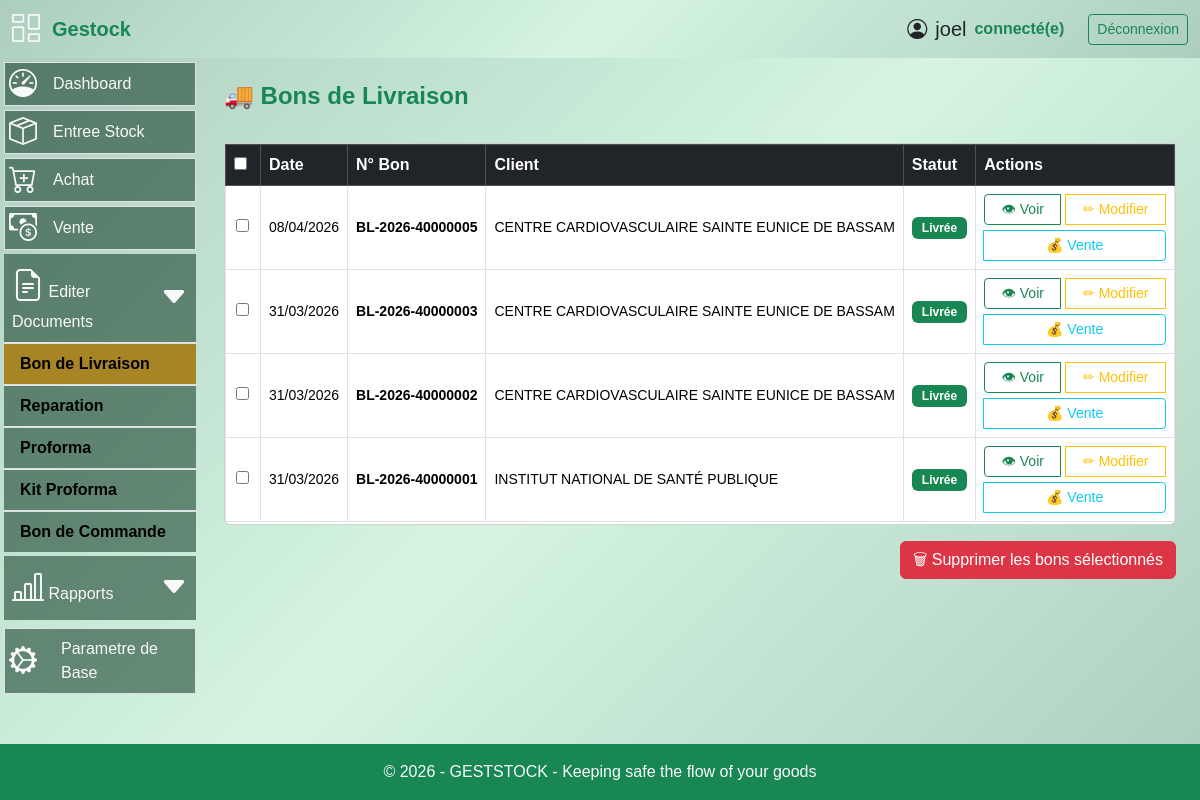
The app's page /bon-livraison (signed in), older data.
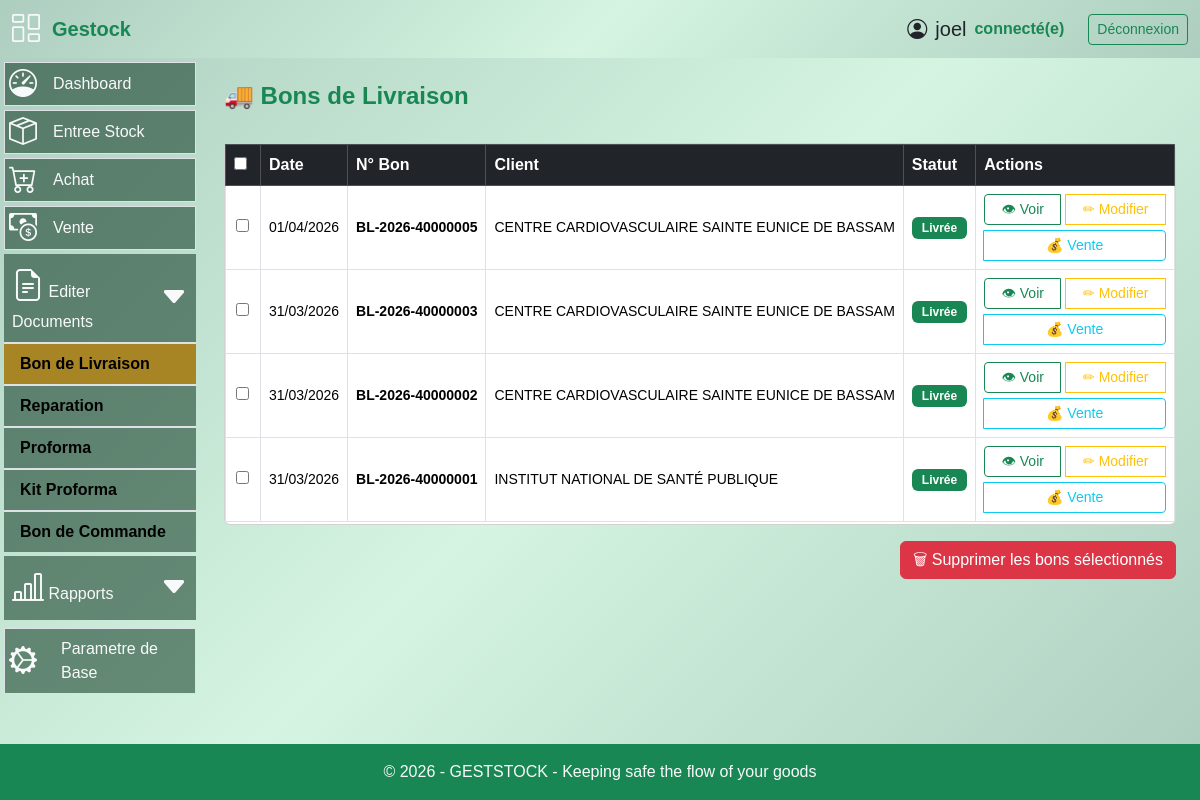
The same page, newer data.
### models.py (models this page shows, shortened)
class BonLivraison(db.Model):
    __tablename__ = "bon_livraison"
    id = db.Column(db.Integer, primary_key=True)
    numero = db.Column(db.String(30), unique=True, nullable=False)
    date_creation = db.Column(db.DateTime, default=datetime.utcnow)
    nota_bene = db.Column(db.Text)
    status = db.Column(
        Enum(
            "brouillon",
            "confirmee",
            "partielle",
            "livree",
            name="status_livraison"
        ),
        default="brouillon",
        nullable=False
    )
    client_id = db.Column(
        db.Integer,
        db.ForeignKey("client.id"),
        nullable=False
    )
    client = db.relationship(
        "Client",
        back_populates="bons_livraison"
    )
    commande_id = db.Column(
        db.Integer,
        db.ForeignKey("bon_commande.id")
    )
    commande = db.relationship(
        "BonCommande",
        back_populates="livraisons"
    )
    parent_id = db.Column(
        db.Integer,
        db.ForeignKey("bon_livraison.id")
    )
    lignes = db.relationship(
        "LigneBonLivraison",
        back_populates="bon",
        cascade="all, delete-orphan"
    )

class Client(db.Model):
    __tablename__ = "client"
    id = db.Column(db.Integer, primary_key=True)
    nom_client = db.Column(db.String(100), nullable=False)
    telephone = db.Column(db.String(30))
    adresse = db.Column(db.String(255), nullable=False)
    attn = db.Column(db.String(255))
    bons_commande = db.relationship(
        "BonCommande",
        back_populates="client",
        cascade="all, delete-orphan"
    )
    bons_livraison = db.relationship(
        "BonLivraison",
        back_populates="client"
    )

### routes.py (the view)
@app.route("/bon-livraison")
@login_required
def liste_bons_livraison():
    status = request.args.get("status")
    commande_id = request.args.get("commande_id")
    query = BonLivraison.query
    if status:
        query = query.filter_by(status=status)
    if commande_id:
        query = query.filter_by(commande_id=commande_id)
    bons = query.order_by(
        BonLivraison.date_creation.desc()
    ).all()
    stats = {
        'total': BonLivraison.query.count(),
        'livrees': BonLivraison.query.filter_by(status='livree').count(),
        'partielles': BonLivraison.query.filter_by(status='partielle').count(),
        'brouillons': BonLivraison.query.filter_by(status='brouillon').count()
    }
    return render_template(
        "bon_livraison_liste.html",
        bons=bons,
        status=status,
        stats=stats,
        commande_id=commande_id,
        verifier_vente_existante=verifier_vente_existante  # 👈 TRÈS IMPORTANT !
    )

### app.py (called while the page is built)
@app.after_request
def close_db_connection(response):
    try:
        db.session.close()
    except:
        pass
    return response

### helper.py (called while the page is built, shortened)
def verifier_vente_existante(bon_id):
    from models import Vente, BonLivraison
    vente = Vente.query.filter_by(bon_livraison_id=bon_id).first()
    if vente:
        return vente

### routes.py (called while the page is built)
@app.after_request
def disable_cache(response):
    response.headers["Cache-Control"] = "no-store, no-cache, must-revalidate, private"
    response.headers["Pragma"] = "no-cache"
    response.headers["Expires"] = "0"
    return response

@login_manager.user_loader
def load_user(user_id):
    return User.query.get(int(user_id))

@app.context_processor
def utility_processor():
    def is_active(prefix):
        return request.endpoint and prefix in request.endpoint
    return dict(is_active=is_active)

### templates/bon_livraison_liste.html (shortened to what the changed rows need)
{% extends "base.html" %}
{% block content %}
<div class="container mt-4">
{% if bons %}
<form method="POST" action="{{ url_for('delete_bon_livraisons') }}" id="deleteForm" onsubmit="return confirmDelete()">
    <div class="card">
        <div class="table-responsive" style="max-height:380px; overflow-y:auto;">
            <table class="table table-hover table-bordered align-middle">
                <thead class="table-dark sticky-top">
                    <tr>
                        <th style="width: 40px;">
                            <input type="checkbox" id="check_all">
                        </th>
                        <th>Date</th>
                        <th>N° Bon</th>
                        <th>Client</th>
                        <th>Statut</th>
                        <th width="300">Actions</th>
                    </tr>
                </thead>
                <tbody>
                    {% for bon in bons %}
                    <tr>
                        <td class="text-center">
                            <input type="checkbox" name="bons_ids[]" value="{{ bon.id }}" class="bon-checkbox">
                        </td>
                        <td class="small">{{ bon.date_creation.strftime('%d/%m/%Y') }}</td>
                        <td class="small fw-bold">{{ bon.numero }}</td>
                        <td class="small">{{ bon.client.nom_client }}</td>
                        <td>
                            <span class="badge {% if bon.status == 'livree' %}bg-success
                                          {% elif bon.status == 'partielle' %}bg-warning
                                          {% elif bon.status == 'annule' %}bg-danger
                                          {% else %}bg-secondary{% endif %}">
                                {% if bon.status == 'livree' %}Livrée
                                {% elif bon.status == 'partielle' %}Livraison Partielle
                                {% elif bon.status == 'annule' %}Annulée
                                {% else %}{{ bon.status }}{% endif %}
                            </span>
                        </td>
                        <td>
                            <div class="btn-group btn-group-sm" role="group">
                                <a href="{{ url_for('detail_bon_livraison', id=bon.id) }}"
                                   class="btn btn-outline-success">
                                    👁 Voir
                                </a>
                                <a href="{{ url_for('modifier_bon_livraison', id=bon.id) }}"
                                   class="btn btn-outline-warning">
                                    ✏ Modifier
                                </a>
                                {% if bon.status == 'livree' %}
                                    {% set vente_existante = verifier_vente_existante(bon.id) %}
                                    {% if vente_existante %}
                                        <a href="{{ url_for('paiement_vente', vente_id=vente_existante.id) }}"
                                           class="btn btn-outline-info">
                                            💰 Vente
                                        </a>
                                    {% else %}
                                        <a href="{{ url_for('creer_vente_depuis_bon', bon_id=bon.id) }}"
                                           class="btn btn-outline-primary">
                                            💰 Créer Vente
                                        </a>
                                    {% endif %}
                                {% endif %}
                            </div>
                        </td>
                    </tr>
                    {% endfor %}
                </tbody>
            </table>
        </div>
    </div>
</form>
{% else %}
<div class="alert alert-warning text-center">
    <i class="fas fa-info-circle"></i> Aucun bon de livraison enregistré.
</div>
{% endif %}
</div>
{% endblock %}

Row changes from the older to the newer data that the page shows:
changed BonLivraison "BL-2026-40000005": date_creation "08/04/2026" → "01/04/2026"
